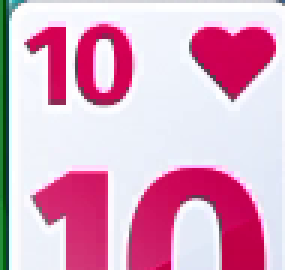
#> input picture templates_last/10.png, 95 x 90 px (shown 3 times larger); its folder holds only this picture in this run
$ python debug_match2.py
#> lines starting #> are read from the running program, lines starting #| are printed output that depends on the picture; after the words box and inside, x2 and y2 are one past the last pixel; in counts of white or black regions, pixels touching at a corner belong together
import cv2
import glob
import os

def load_templates(folder):
#> called with folder = 'templates_last'
    t = {}
    for path in glob.glob(f"{folder}/*.png"):
        name = os.path.splitext(os.path.basename(path))[0]
        gray = cv2.imread(path, cv2.IMREAD_GRAYSCALE)
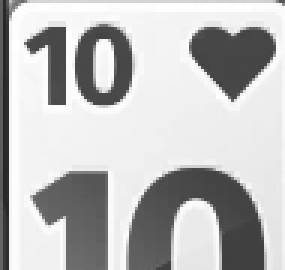
#> gray: shape (90, 95) (shown 3 times larger); min 39, max 255, mean 187.7
        _, binary = cv2.threshold(gray, 0, 255, cv2.THRESH_BINARY_INV + cv2.THRESH_OTSU)
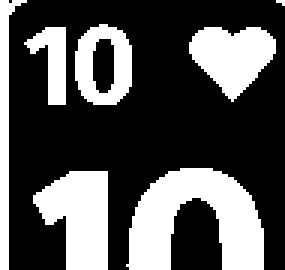
#> binary: shape (90, 95) (shown 3 times larger); 32.8% white; 7 white regions (1 under 20 px), largest, box (x1, y1, x2, y2) and area: (42, 56, 88, 90) 960, (11, 57, 36, 90) 580, (63, 9, 92, 34) 460, (25, 8, 44, 35) 319, (0, 0, 9, 90) 284, (8, 9, 22, 35) 194
        t[name] = binary
    return t

templates_last = load_templates("templates_last")
#> templates_last = 1 item

img = cv2.imread("debug_slot0.png")
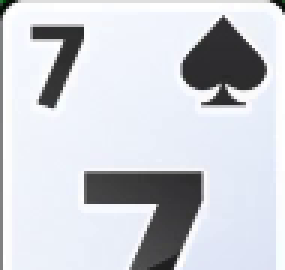
#> input picture debug_slot0.png, 95 x 90 px (shown 3 times larger)
#> img is the input picture: shape (90, 95, 3); mean B, G, R 214.9, 208.3, 205.4
gray = cv2.cvtColor(img, cv2.COLOR_BGR2GRAY)
_, test_binary = cv2.threshold(gray, 0, 255, cv2.THRESH_BINARY_INV + cv2.THRESH_OTSU)
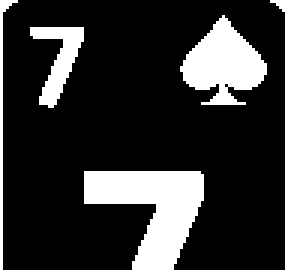
#> test_binary: shape (90, 95) (shown 3 times larger); 18.4% white; 5 white regions (1 under 20 px), largest, box (x1, y1, x2, y2) and area: (28, 57, 68, 90) 755, (60, 5, 89, 35) 494, (10, 9, 28, 36) 215, (0, 0, 6, 90) 101

print("Test image shape:", test_binary.shape)
#| Test image shape: (90, 95)
print()

for name, tmpl in templates_last.items():
    resized = cv2.resize(test_binary, (tmpl.shape[1], tmpl.shape[0]))
    result = cv2.matchTemplate(resized, tmpl, cv2.TM_CCOEFF_NORMED)
    score = result.max()
    print(f"score vs '{name}': {score:.3f}")
#> this loop made 1 pass
#> (name, result, score) on pass 1: ('10', [0.348], 0.348)
#| score vs '10': 0.348
